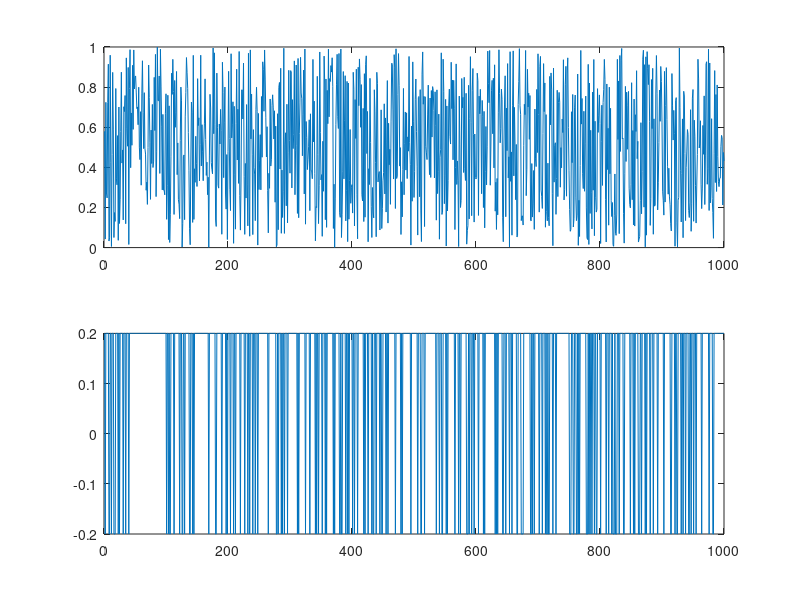

The MATLAB script that drew this image:
clear;clc

% 4. Hard-limiting function:

function f=lim(x)
f=zeros(1,length(x));
for i=1:length(x)
    if x(i)>=0.2, f(i) = 0.2; end
    if x(i)<0.2, f(i) = -0.2; end
end
end

x=rand(1,1000);
f=lim(x);
subplot(2,1,1)
plot(x)
subplot(2,1,2)
plot(f)

%La funzione lim(x) prende un vettore di input e crea un nuovo 
% vettore dove i valori di x sono sostituiti da 0.2 se sono 
% maggiori o uguali a 0.2, oppure da -0.2 se sono inferiori a 0.2.